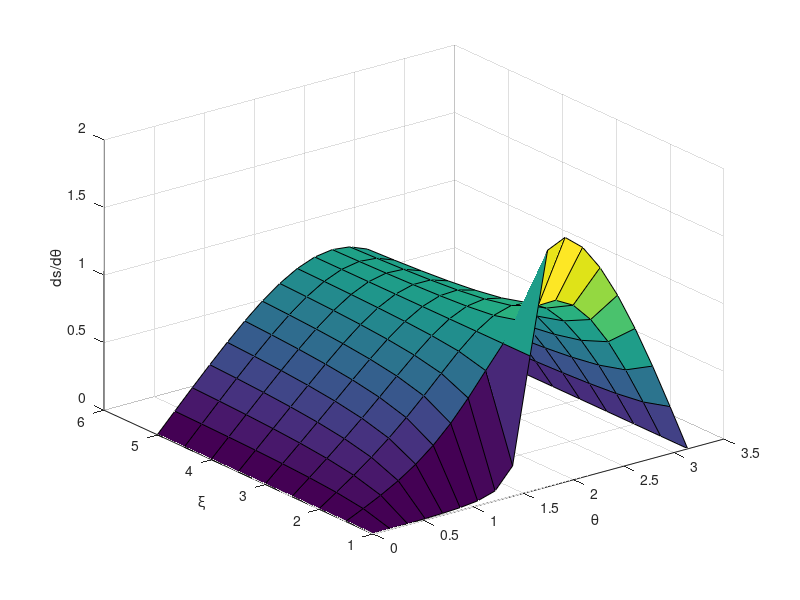

MATLAB code to generate this figure:
%% Ventaja Mecanica de un Mecanismo de Manivela Biela y Corredera
% Desarrollado a partir de trabajo virtual
% 
% Mecanismos
% 
% Universidad Autonoma de Manizales - 2017

clc, clear, close all
%% Parametros

teta = 0:pi/18:pi;
xi = 1.01:.5:5.01;
r = 1;

%% Evaluacion de la ventaja mecanica (del inverso de)
% $$\frac{ds}{d\theta}=-r\sin\theta+\frac{r^2\sin\theta\cos\theta}{\xi^2r^2-r^2\sin^2\theta}$$

[Teta,Xi] = meshgrid(teta,xi);
dsdteta = abs(-r*sin(Teta) + r^2*sin(Teta).*cos(Teta)./(Xi.^2*r^2 - r^2*sin(Teta).^2).^(1/2));
%% Salidas graficas

figure('visible','on')
surf(Teta,Xi,dsdteta)
xlabel('\theta'), ylabel('\xi'),zlabel('ds/d\theta')